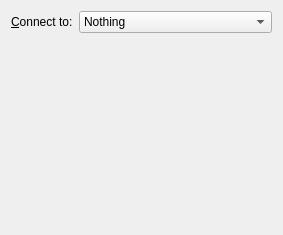
<?xml version="1.0" encoding="UTF-8"?>
<ui version="4.0">
 <class>SerialPortBox</class>
 <widget class="QWidget" name="SerialPortBox">
  <layout class="QVBoxLayout" name="mainLayout">
   <item>
    <layout class="QFormLayout" name="connectForm">
     <item row="0" column="0">
      <widget class="QLabel" name="connectLabel">
       <property name="text">
        <string>&amp;Connect to:</string>
       </property>
       <property name="buddy">
        <cstring>connectTo</cstring>
       </property>
      </widget>
     </item>
     <item row="0" column="1">
      <widget class="QComboBox" name="connectTo">
       <item>
        <property name="text">
         <string>Nothing</string>
        </property>
       </item>
       <item>
        <property name="text">
         <string>A serial port of the host</string>
        </property>
       </item>
       <item>
        <property name="text">
         <string notr="true">MIDI</string>
        </property>
       </item>
      </widget>
     </item>
    </layout>
   </item>
   <item>
    <widget class="QStackedWidget" name="connectPages">
     <widget class="QWidget" name="nonePage"/>
     <widget class="QWidget" name="serialPage">
      <layout class="QFormLayout" name="serialForm">
       <property name="leftMargin">
        <number>0</number>
       </property>
       <property name="rightMargin">
        <number>0</number>
       </property>
       <item row="0" column="0">
        <widget class="QLabel" name="deviceLabel">
         <property name="text">
          <string>&amp;Device:</string>
         </property>
         <property name="buddy">
          <cstring>device</cstring>
         </property>
        </widget>
       </item>
       <item row="0" column="1">
        <widget class="QComboBox" name="device">
         <property name="editable">
          <bool>true</bool>
         </property>
        </widget>
       </item>
       <item row="1" column="0" colspan="2">
        <widget class="QCheckBox" name="direct">
         <property name="text">
          <string>Speed and format set by the PC-98 &amp;program</string>
         </property>
         <property name="toolTip">
          <string>Otherwise the host port always uses the values below</string>
         </property>
        </widget>
       </item>
       <item row="2" column="0">
        <widget class="QLabel" name="speedLabel">
         <property name="text">
          <string>&amp;Speed:</string>
         </property>
         <property name="buddy">
          <cstring>speed</cstring>
         </property>
        </widget>
       </item>
       <item row="2" column="1">
        <widget class="QComboBox" name="speed"/>
       </item>
       <item row="3" column="0">
        <widget class="QLabel" name="dataBitsLabel">
         <property name="text">
          <string>D&amp;ata bits:</string>
         </property>
         <property name="buddy">
          <cstring>dataBits</cstring>
         </property>
        </widget>
       </item>
       <item row="3" column="1">
        <widget class="QComboBox" name="dataBits">
         <item>
          <property name="text">
           <string notr="true">5</string>
          </property>
         </item>
         <item>
          <property name="text">
           <string notr="true">6</string>
          </property>
         </item>
         <item>
          <property name="text">
           <string notr="true">7</string>
          </property>
         </item>
         <item>
          <property name="text">
           <string notr="true">8</string>
          </property>
         </item>
        </widget>
       </item>
       <item row="4" column="0">
        <widget class="QLabel" name="parityLabel">
         <property name="text">
          <string>&amp;Parity:</string>
         </property>
         <property name="buddy">
          <cstring>parity</cstring>
         </property>
        </widget>
       </item>
       <item row="4" column="1">
        <widget class="QComboBox" name="parity">
         <item>
          <property name="text">
           <string>None</string>
          </property>
         </item>
         <item>
          <property name="text">
           <string>Odd</string>
          </property>
         </item>
         <item>
          <property name="text">
           <string>Even</string>
          </property>
         </item>
        </widget>
       </item>
       <item row="5" column="0">
        <widget class="QLabel" name="stopBitsLabel">
         <property name="text">
          <string>S&amp;top bits:</string>
         </property>
         <property name="buddy">
          <cstring>stopBits</cstring>
         </property>
        </widget>
       </item>
       <item row="5" column="1">
        <widget class="QComboBox" name="stopBits">
         <item>
          <property name="text">
           <string notr="true">1</string>
          </property>
         </item>
         <item>
          <property name="text">
           <string notr="true">1.5</string>
          </property>
         </item>
         <item>
          <property name="text">
           <string notr="true">2</string>
          </property>
         </item>
        </widget>
       </item>
      </layout>
     </widget>
     <widget class="QWidget" name="midiPage">
      <layout class="QVBoxLayout" name="midiLayout">
       <property name="leftMargin">
        <number>0</number>
       </property>
       <property name="rightMargin">
        <number>0</number>
       </property>
       <item>
        <widget class="MidiAssign" name="midi"/>
       </item>
       <item>
        <spacer name="midiSpacer">
         <property name="orientation">
          <enum>Qt::Vertical</enum>
         </property>
        </spacer>
       </item>
      </layout>
     </widget>
    </widget>
   </item>
   <item>
    <spacer name="bottomSpacer">
     <property name="orientation">
      <enum>Qt::Vertical</enum>
     </property>
    </spacer>
   </item>
  </layout>
 </widget>
 <customwidgets>
  <customwidget>
   <class>MidiAssign</class>
   <extends>QWidget</extends>
   <header>prefs/midiassign.h</header>
  </customwidget>
 </customwidgets>
 <resources/>
 <connections>
  <connection>
   <sender>connectTo</sender>
   <signal>currentIndexChanged(int)</signal>
   <receiver>connectPages</receiver>
   <slot>setCurrentIndex(int)</slot>
  </connection>
 </connections>
</ui>
